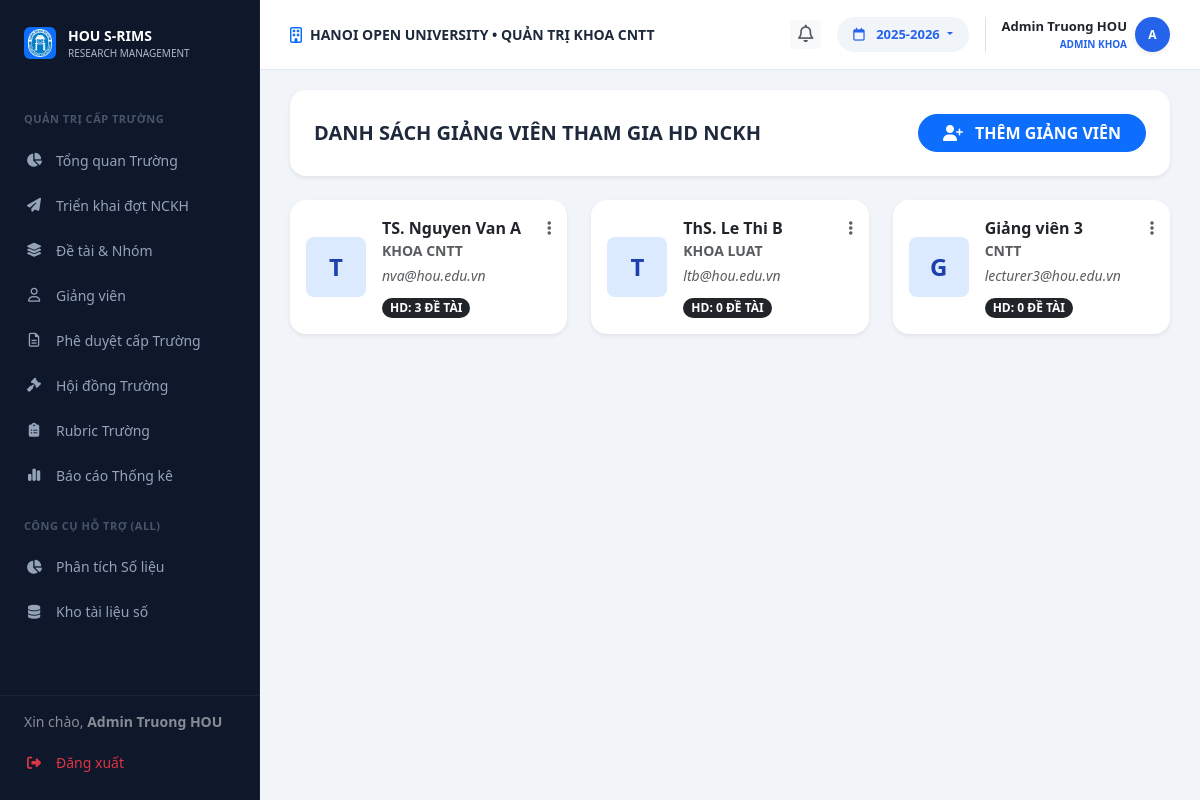
The app's page /faculty/lecturers (signed in), older data.
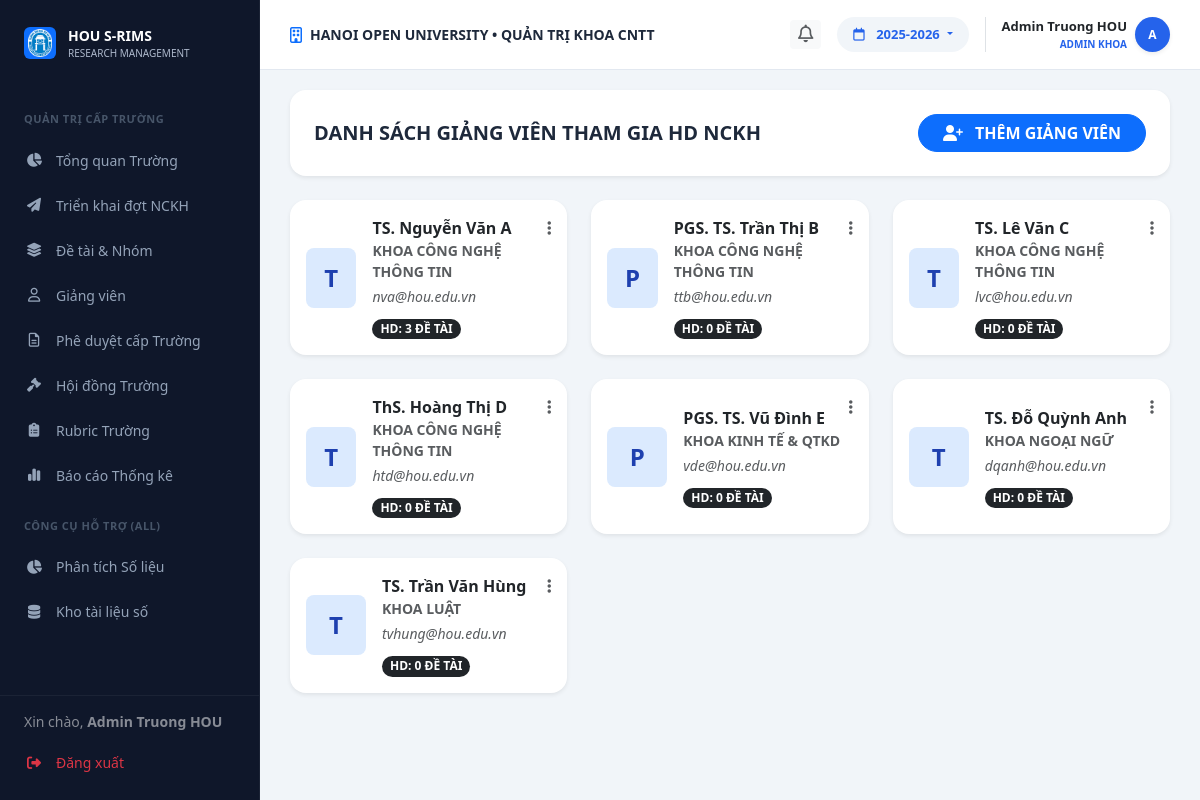
The same page, newer data.
### models.py (models this page shows, shortened)
class User(db.Model):
    __tablename__ = 'users'
    id = db.Column(db.Integer, primary_key=True)
    username = db.Column(db.String(50), unique=True, nullable=False)
    password_hash = db.Column(db.Text, nullable=False)
    full_name = db.Column(db.String(100), nullable=False)
    email = db.Column(db.String(120), unique=True, nullable=False)
    phone = db.Column(db.String(20), nullable=True)
    bio = db.Column(db.Text, nullable=True)
    role = db.Column(db.String(20), nullable=False) # Admin, Lecturer, Student
    student_id = db.Column(db.String(20), nullable=True)   # MSSV for students
    faculty = db.Column(db.String(100), nullable=True)      # faculty / department
    topics_mentored = db.relationship('Topic', backref='mentor', lazy=True)
    group_memberships = db.relationship('GroupMember', backref='student', lazy=True)
    @property
    def password(self):
        return self.password_hash

### routes/faculty_bp.py (the view)
@faculty_bp.route('/lecturers')
def lecturers():
    all_lecturers = User.query.filter(func.lower(User.role) == 'lecturer').all()
    current_year = get_effective_academic_year()
    all_topics = Topic.query.join(Batch).filter(Batch.academic_year == current_year).all()
    return render_template('faculty/lecturers.html', mentors=all_lecturers, topics=all_topics)

### app.py (called while the page is built)
@app.context_processor
def inject_global_user():
    from flask import session
    from models import User, Batch
    user_id = session.get('user_id')
    current_user = User.query.get(user_id) if user_id else None
    active_batches = Batch.query.filter_by(status='active').all()
    active_batch = active_batches[0] if active_batches else None
    return dict(current_user=current_user, active_batches=active_batches, active_batch=active_batch)

### routes/faculty_bp.py (called while the page is built, shortened)
@faculty_bp.before_request
def require_faculty():
    if session.get('role') not in ['faculty', 'admin']:
        return redirect(url_for('auth.login'))

def get_effective_academic_year():
    year = session.get('academic_year')
    if year:
        has_visible = Batch.query.filter(Batch.academic_year == year, Batch.status != 'hidden').first()
        if has_visible:
            return year
    active_b = Batch.query.filter_by(status='active').first()
    if active_b and active_b.academic_year:
        session['academic_year'] = active_b.academic_year
        return active_b.academic_year

### templates/faculty/lecturers.html (shortened to what this page needs)
{% extends "layouts/faculty_layout.html" %}
{% block faculty_content %}
<div id="view-f-lecturers" class="fade-in ">
                <div class="bg-white p-4 rounded-4 shadow-sm mb-4 d-flex justify-content-between align-items-center">
                    <h5 class="fw-bold mb-0">DANH SÁCH GIẢNG VIÊN THAM GIA HD NCKH</h5>
                    <button class="btn btn-primary fw-bold rounded-pill px-4" data-bs-toggle="modal" data-bs-target="#modalAddLecturer"><i class="fa-solid fa-user-plus me-2"></i> THÊM GIẢNG VIÊN</button>
                </div>
                <div class="row g-4">
                    {% if mentors %}
                        {% for m in mentors %}
                        <div class="col-md-4">
                            <div class="card border-0 shadow-sm p-3 rounded-4 h-100 d-flex flex-row align-items-center gap-3 lecturer-card position-relative">
                                <div class="avatar-letter bg-primary-subtle text-primary rounded-3" style="width: 60px; height: 60px;">{{ m.full_name[0] if m.full_name else 'G' }}</div>
                                <div>
                                    <div class="fw-bold">{{ m.full_name }}</div>
                                    <div class="small text-muted fw-bold text-uppercase mb-1">{{ m.faculty or 'CNTT' }}</div>
                                    <div class="small text-muted fst-italic mb-2">{{ m.email }}</div>
                                    <span class="badge bg-dark text-white rounded-pill px-2">HD: {{ topics | selectattr('mentor_id', 'equalto', m.id) | list | length }} ĐỀ TÀI</span>
                                </div>
                                <div class="position-absolute top-0 end-0 p-3">
                                    <div class="dropdown">
                                        <a class="text-muted" href="#" data-bs-toggle="dropdown"><i class="fa-solid fa-ellipsis-vertical"></i></a>
                                    </div>
                                </div>
                            </div>
                        </div>
                        {% endfor %}
                    {% else %}
                        <div class="col-12 text-center text-muted py-4">Chưa có giảng viên nào</div>
                    {% endif %}
                </div>
        </div>
{% endblock %}

Row changes from the older to the newer data that the page shows:
changed User "nva@hou.edu.vn": full_name "TS. Nguyen Van A" → "TS. Nguyễn Văn A"; faculty "KHOA CNTT" → "KHOA CÔNG NGHỆ THÔNG TIN"
changed User: full_name "T" → "P"; full_name "ThS. Le Thi B" → "PGS. TS. Trần Thị B"; faculty "KHOA LUAT" → "KHOA CÔNG NGHỆ THÔNG TIN"; email "ltb@hou.edu.vn" → "ttb@hou.edu.vn"
changed User: full_name "G" → "T"; full_name "Giảng viên 3" → "TS. Lê Văn C"; faculty "CNTT" → "KHOA CÔNG NGHỆ THÔNG TIN"; email "lecturer3@hou.edu.vn" → "lvc@hou.edu.vn"
added User: full_name "T", full_name "ThS. Hoàng Thị D", faculty "KHOA CÔNG NGHỆ THÔNG TIN", email "htd@hou.edu.vn", id "0"
added User: full_name "P", full_name "PGS. TS. Vũ Đình E", faculty "KHOA KINH TẾ & QTKD", email "vde@hou.edu.vn", id "0"
added User: full_name "T", full_name "TS. Đỗ Quỳnh Anh", faculty "KHOA NGOẠI NGỮ", email "dqanh@hou.edu.vn", id "0"
added User: full_name "T", full_name "TS. Trần Văn Hùng", faculty "KHOA LUẬT", email "tvhung@hou.edu.vn", id "0"
